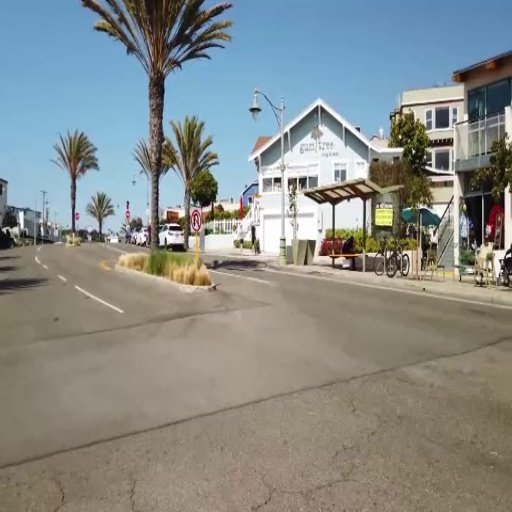
#> input picture 实验/实验一/code/1.jpg, 512 x 512 px
$ python code1.py
#> lines starting #> are read from the running program, lines starting #| are printed output that depends on the picture; after the words box and inside, x2 and y2 are one past the last pixel; in counts of white or black regions, pixels touching at a corner belong together
import random
import numpy as np
import cv2
import matplotlib.pyplot as plt

class Stitcher:
    # 拼接函数
    def stitch(self, images, ratio=0.95, reprojThresh=4.0, showMatches=False):
        # 获取输入图片
        (imageA, imageB) = images
        top, bottom, left, right = 400, 400, 400, 400
        imageA = cv2.copyMakeBorder(imageA, top, bottom, left, right, cv2.BORDER_CONSTANT, value=(0, 0, 0))
        imageB = cv2.copyMakeBorder(imageB, top, bottom, left, right, cv2.BORDER_CONSTANT, value=(0, 0, 0))
        # 检测A、B图片的SIFT关键特征点，并计算特征描述子
        (kpsA, featuresA) = self.detectAndDescribe(imageA)
        (kpsB, featuresB) = self.detectAndDescribe(imageB)


        # 匹配两张图片的所有特征点，返回匹配结果
        M = self.matchKeypoints(kpsA, kpsB, featuresA, featuresB, ratio, reprojThresh)

        # 如果返回结果为空，没有匹配成功的特征点，退出算法
        if M is None:
            return None

        # 否则，提取匹配结果
        # H是3x3视角变换矩阵
        (matches, H, status) = M
        result = cv2.warpPerspective(imageA, H, (imageB.shape[1], imageB.shape[0]))

        # self.cv_show('result', result)
        for i in range(imageA.shape[0]):
            for j in range(imageA.shape[1]):
                if imageA[i, j][0] >= result[i, j][0]:
                    result[i, j] = imageB[i, j]
        # self.cv_show('result', result)
        # 检测是否需要显示图片匹配
        if showMatches:
            (imageA, imageB) = images
            (kpsA, featuresA) = self.detectAndDescribe(imageA)
            (kpsB, featuresB) = self.detectAndDescribe(imageB)
            M = self.matchKeypoints(kpsA, kpsB, featuresA, featuresB, ratio, reprojThresh)
            (matches, H, status) = M
            vis, ptA, ptB = self.drawMatches(imageA, imageB, kpsA, kpsB, matches, status)
            # 返回结果
            return (result, vis, ptA, ptB)

        # 返回匹配结果
        return result

    def cv_show(self, name, img):
        cv2.imshow(name, img)
        cv2.waitKey(0)
        cv2.destroyAllWindows()

    def detectAndDescribe(self, image):
        # 将彩色图片转换成灰度图
        gray = cv2.cvtColor(image, cv2.COLOR_BGR2GRAY)

        # 建立SIFT生成器
        descriptor = cv2.SIFT_create()
        # 检测SIFT特征点，并计算描述子
        (kps, features) = descriptor.detectAndCompute(image, None)

        # 将结果转换成NumPy数组
        kps = np.float32([kp.pt for kp in kps])

        # 返回特征点集，及对应的描述特征
        return kps, features

    def matchKeypoints(self, kpsA, kpsB, featuresA, featuresB, ratio, reprojThresh):
        matcher = cv2.BFMatcher()
        # 检测来自A、B图的SIFT特征匹配对，K=2
        rawMatches = matcher.knnMatch(featuresA, featuresB, 2)

        best_matches = []
        max_matches_num = 0
        ex_dist = 100
        derta_dist = 10
        for i in range(10):
            matches = []
            dist_list = []
            for m in rawMatches:
                if len(m) == 2 and m[0].distance < m[1].distance * ratio:
                    if ex_dist - derta_dist <= m[0].distance <= ex_dist + derta_dist:
                        matches.append((m[0].trainIdx, m[0].queryIdx))
                        dist_list.append(m[0].distance)
            ex_dist = dist_list[random.randint(0, len(dist_list) - 1)]
            if max_matches_num <= len(matches):
                max_matches_num = len(matches)
                best_matches = matches

        # 当筛选后的匹配对大于4时，计算视角变换矩阵
        if len(best_matches) > 4:
            # 获取匹配对的点坐标
            ptsA = np.float32([kpsA[i] for (_, i) in best_matches])
            ptsB = np.float32([kpsB[i] for (i, _) in best_matches])

            print(ptsA.shape)

            # 计算变换矩阵
            (H, status) = cv2.findHomography(ptsA, ptsB, cv2.RANSAC, reprojThresh)
            return matches, H, status
        # 匹配对小于4时，返回None
        return None

    def drawMatches(self, imageA, imageB, kpsA, kpsB, matches, status):
        # 初始化可视化图片，将A、B图左右连接到一起
        (hA, wA) = imageA.shape[:2]
        (hB, wB) = imageB.shape[:2]
        vis = np.zeros((max(hA, hB), wA + wB, 3), dtype="uint8")
        vis[0:hA, 0:wA] = imageA
        vis[0:hB, wA:] = imageB

        ptAs = []
        ptBs = []
        # 联合遍历，画出匹配对
        for ((trainIdx, queryIdx), s) in zip(matches, status):
            # 当点对匹配成功时，画到可视化图上
            if s == 1:
                # 画出匹配对
                ptA = (int(kpsA[queryIdx][0]), int(kpsA[queryIdx][1]))
                ptB = (int(kpsB[trainIdx][0]) + wA, int(kpsB[trainIdx][1]))
                cv2.line(vis, ptA, ptB, (0, 255, 0), 1)
                ptAs.append(ptA)
                ptBs.append(ptB)

        # 返回可视化结果
        return vis, ptAs, ptBs


# 读取拼接图片
imageA = cv2.imread("1.jpg")
#> imageA is the input picture: shape (512, 512, 3); mean B, G, R 137.1, 139.7, 135.1
imageB = cv2.imread("2.jpg")
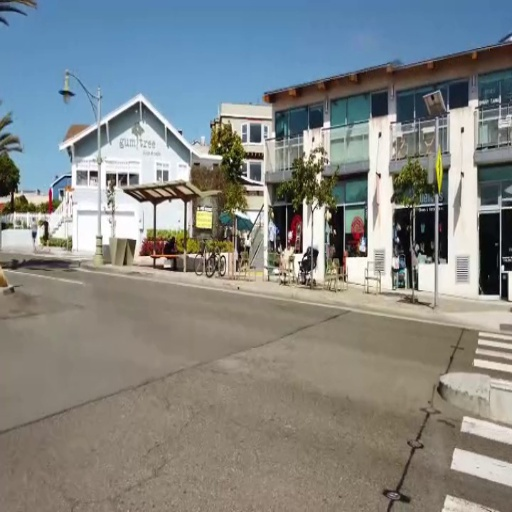
#> input picture 实验/实验一/code/2.jpg, 512 x 512 px
#> imageB is the input picture: shape (512, 512, 3); mean B, G, R 133, 134.9, 131.6
imageC = cv2.imread("3.jpg")
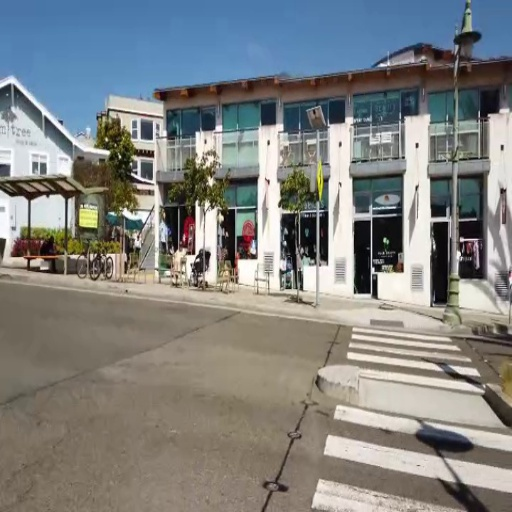
#> input picture 实验/实验一/code/3.jpg, 512 x 512 px
#> imageC is the input picture: shape (512, 512, 3); mean B, G, R 128.9, 130.5, 128.5

# 把图片拼接成全景图
stitcher = Stitcher()
(result_ab, vis_ab, pointab, pointba) = stitcher.stitch([imageA, imageB], showMatches=True)
#> in detectAndDescribe, `(kps, features) = descriptor.detectAndCompute(image, None)`: kps = 1676 keypoints; strongest (x, y, size): (909, 655, 2.5), (908, 510, 5.5), (813, 551, 2), (648, 645, 347.6)
#> in detectAndDescribe, `kps = np.float32([kp.pt for kp in kps])`: kps = 1676 pairs, first value 392.5 to 986.9, second value 352.4 to 910.1
#> in stitch, `(kpsA, featuresA) = self.detectAndDescribe(imageA)`: kpsA has the same summary as kps in detectAndDescribe
#> in detectAndDescribe (call 2), `(kps, features) = descriptor.detectAndCompute(image, None)`: kps = 1748 keypoints; strongest (x, y, size): (706, 658, 1.9), (910, 673, 3.3), (631, 560, 1.8), (494, 574, 4.9)
#> in stitch, `(kpsB, featuresB) = self.detectAndDescribe(imageB)`: kpsB = 1748 pairs, first value 380.6 to 928.6, second value 401.9 to 916.9
#> in matchKeypoints, `rawMatches = matcher.knnMatch(featuresA, featuresB, 2)`: rawMatches = 1676 matches
#> in matchKeypoints, `ptsA = np.float32([kpsA[i] for (_, i) in best_matches])`: ptsA = 69 pairs, first value 413.4 to 890.3, second value 502.2 to 846.9
#> in matchKeypoints, `ptsB = np.float32([kpsB[i] for (i, _) in best_matches])`: ptsB = 69 pairs, first value 419.5 to 908.9, second value 498.1 to 866.1
#| (69, 2)
#> in matchKeypoints, `(H, status) = cv2.findHomography(ptsA, ptsB, cv2.RANSAC, reprojThresh)`: H = [[9.47, 0.174, -3809.6], [4.23, 6.13, -3272.5], [0.00628, 0.000393, 1]]; status = 69 values, max 1 at index 13, min 0 at index 0, mean 0.768
#> in stitch, `(matches, H, status) = M`: matches = 69 pairs, first value 82 to 1715, second value 33 to 1603
#> after the loop in stitch, `for i in range(imageA.shape[0]):`: result: shape (1312, 1312, 3); mean B, G, R 42.8, 43, 41.1
#> in detectAndDescribe (call 3), `(kps, features) = descriptor.detectAndCompute(image, None)`: kps = 1613 keypoints; strongest (x, y, size): (509, 255, 2.3), (413, 151, 2), (400, 137, 1.9), (253, 229, 3.5)
#> in stitch, `(kpsA, featuresA) = self.detectAndDescribe(imageA)`: kpsA = 1613 pairs, first value 2.48 to 508.9, second value 2.61 to 508.1
#> in detectAndDescribe (call 4), `(kps, features) = descriptor.detectAndCompute(image, None)`: kps = 1667 keypoints; strongest (x, y, size): (306, 258, 1.9), (231, 160, 1.8), (94, 174, 4.9), (502, 268, 3.5)
#> in stitch, `(kpsB, featuresB) = self.detectAndDescribe(imageB)`: kpsB = 1667 pairs, first value 2.45 to 509.1, second value 3.65 to 508.6
#> in matchKeypoints (call 2), `rawMatches = matcher.knnMatch(featuresA, featuresB, 2)`: rawMatches = 1613 matches
#| (75, 2)
#> in stitch, `(matches, H, status) = M`: matches = 73 pairs, first value 26 to 1656, second value 97 to 1597; H = [[1.9, -0.0151, -384.6], [0.474, 1.6, -161.5], [0.00175, 8.95e-06, 1]]; status = 75 values, max 1 at index 11, min 0 at index 0, mean 0.813
#> the loop in drawMatches, `for ((trainIdx, queryIdx), s) in zip(matches, status):` made 73 passes
#> (trainIdx, queryIdx, s, ptA, ptB) on passes 12, 13, 14, 15, 16, 18, 19, 20, 21, 22, 23, 24: (125, 359, [1], (156, 198), (571, 412)), (125, 381, [1], (160, 426), (571, 412)), (26, 624, [1], (212, 284), (521, 285)), (38, 646, [1], (215, 265), (526, 264)), (51, 649, [1], (216, 177), (529, 163)), (57, 664, [1], (219, 268), (531, 268)), (88, 688, [1], (230, 408), (549, 420)), (88, 711, [1], (247, 403), (549, 420)), (165, 755, [1], (261, 154), (587, 144)), (177, 770, [1], (267, 220), (594, 217)), (185, 780, [1], (271, 171), (598, 163)), (191, 782, [1], (275, 264), (602, 264))
#> (ptA, ptB) on passes 61 to 66: ((433, 161), (760, 171)), ((433, 238), (759, 242)), ((440, 293), (762, 291)), ((445, 205), (768, 213)), ((456, 201), (777, 209)), ((456, 262), (777, 263))
#> after the loop in drawMatches, `for ((trainIdx, queryIdx), s) in zip(matches, status):`:
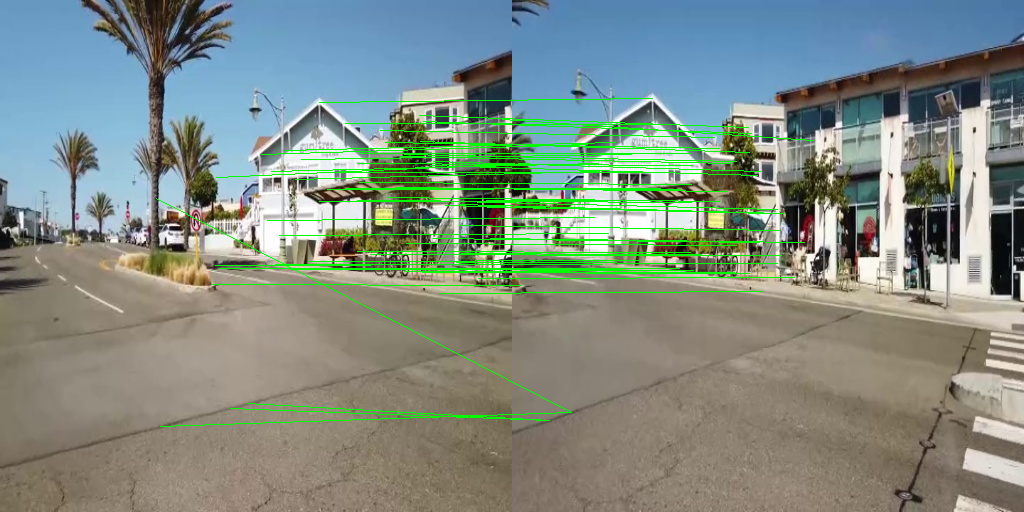
#> vis: shape (512, 1024, 3); mean B, G, R 130.7, 141, 128.6
#> after the loop in drawMatches, `for ((trainIdx, queryIdx), s) in zip(matches, status):`: ptAs = 59 pairs, first value 156 to 502, second value 102 to 426; ptBs = 59 pairs, first value 521 to 813, second value 98 to 420
#> in stitch, `vis, ptA, ptB = self.drawMatches(imageA, imageB, kpsA, kpsB, matches, ..`: ptA has the same summary as ptAs in drawMatches; ptB has the same summary as ptBs in drawMatches
#> pointab has the same summary as ptAs in drawMatches; pointba has the same summary as ptBs in drawMatches
(result_bc, vis_bc, pointcb, pointbc) = stitcher.stitch([imageC, imageB], showMatches=True)
#> in detectAndDescribe (call 5), `(kps, features) = descriptor.detectAndCompute(image, None)`: kps = 2027 keypoints; strongest (x, y, size): (817, 545, 2.7), (402, 484, 4), (862, 640, 3), (772, 670, 3.1)
#> in detectAndDescribe (call 6), `(kps, features) = descriptor.detectAndCompute(image, None)`: kps = 1748 keypoints; strongest (x, y, size): (706, 658, 1.9), (910, 673, 3.3), (631, 560, 1.8), (494, 574, 4.9)
#> in matchKeypoints (call 3), `rawMatches = matcher.knnMatch(featuresA, featuresB, 2)`: rawMatches = 2027 matches
#| (108, 2)
#> after the loop in stitch (call 2), `for i in range(imageA.shape[0]):`: result: shape (1312, 1312, 3); mean B, G, R 29.8, 30, 29.4
#> in detectAndDescribe (call 7), `(kps, features) = descriptor.detectAndCompute(image, None)`: kps = 1973 keypoints; strongest (x, y, size): (417, 145, 2.7), (462, 240, 3), (372, 270, 3.1), (198, 260, 2)
#> in detectAndDescribe (call 8), `(kps, features) = descriptor.detectAndCompute(image, None)`: kps = 1667 keypoints; strongest (x, y, size): (306, 258, 1.9), (231, 160, 1.8), (94, 174, 4.9), (502, 268, 3.5)
#> in matchKeypoints (call 4), `rawMatches = matcher.knnMatch(featuresA, featuresB, 2)`: rawMatches = 1973 matches
#| (100, 2)
#> the loop in drawMatches (call 2), `for ((trainIdx, queryIdx), s) in zip(matches, status):` made 97 passes
#> (trainIdx, queryIdx, ptA, ptB) on passes 1 to 12: (354, 47, (21, 260), (660, 259)), (355, 48, (21, 200), (660, 204)), (372, 70, (28, 267), (666, 265)), (379, 76, (31, 253), (668, 252)), (391, 86, (33, 180), (670, 186)), (409, 121, (43, 230), (677, 231)), (426, 139, (49, 129), (682, 138)), (423, 140, (49, 109), (681, 121)), (447, 171, (61, 272), (693, 270)), (454, 175, (63, 257), (695, 256)), (455, 176, (63, 257), (695, 256)), (456, 178, (64, 143), (695, 151))
#> (ptA, ptB) on passes 61, 62, 64, 65, 66, 67: ((279, 126), (904, 116)), ((281, 230), (906, 226)), ((285, 298), (910, 298)), ((285, 147), (910, 138)), ((289, 127), (915, 117)), ((289, 138), (915, 128))
#> after the loop in drawMatches (call 2), `for ((trainIdx, queryIdx), s) in zip(matches, status):`:
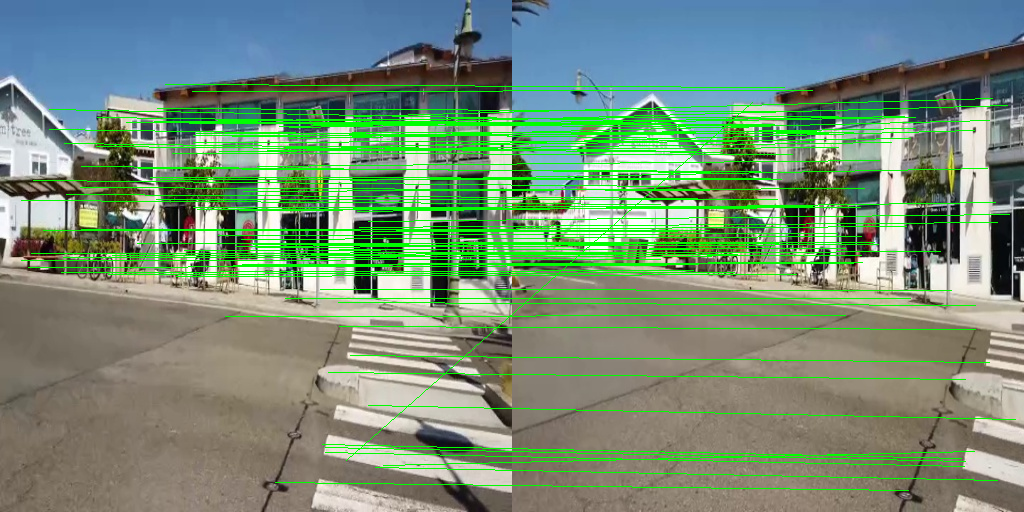
#> vis: shape (512, 1024, 3); mean B, G, R 119, 143.3, 117.5
#> after the loop in drawMatches (call 2), `for ((trainIdx, queryIdx), s) in zip(matches, status):`: ptAs = 87 pairs, first value 21 to 416, second value 84 to 482; ptBs = 87 pairs, first value 660 to 1015, second value 87 to 490
#> pointcb has the same summary as ptAs in drawMatches; pointbc has the same summary as ptBs in drawMatches
for point in pointab:
    x, y = int(point[0]), int(point[1])
    cv2.circle(vis_ab, (x, y), 5, (255, 0, 0), -1)
#> this loop made 59 passes
#> (x, y) on passes 1 to 12: (156, 198), (160, 426), (212, 284), (215, 265), (216, 177), (219, 268), (230, 408), (247, 403), (261, 154), (267, 220), (271, 171), (275, 264)
#> vis_ab: shape (512, 1024, 3); 0.88% of pixels changed, all inside (x1, y1, x2, y2) = (151, 97, 508, 432)
for point in pointba:
    x, y = int(point[0]), int(point[1])
    cv2.circle(vis_ab, (x, y), 5, (0, 0, 255), -1)
#> this loop made 59 passes
#> (x, y) on passes 1 to 12: (571, 412), (571, 412), (521, 285), (526, 264), (529, 163), (531, 268), (549, 420), (549, 420), (587, 144), (594, 217), (598, 163), (602, 264)
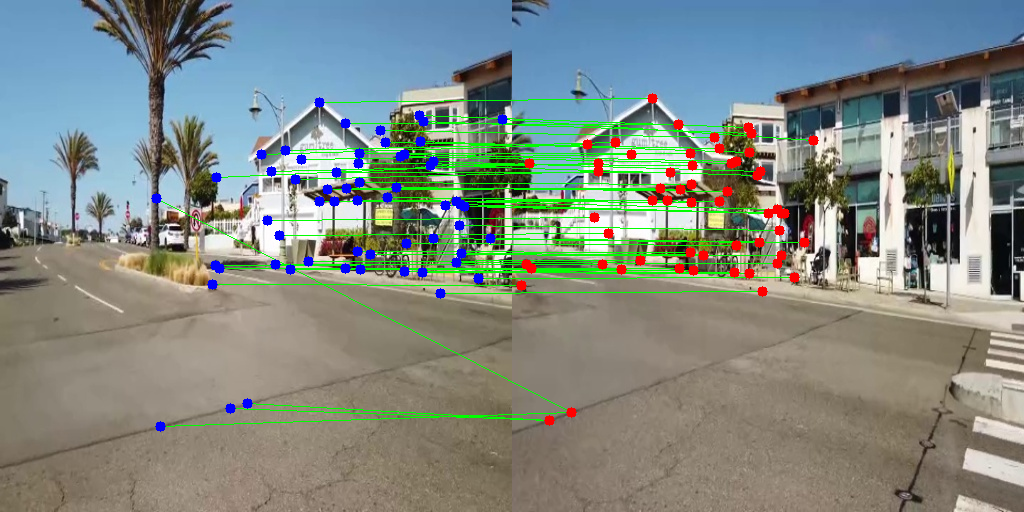
#> vis_ab: shape (512, 1024, 3); mean B, G, R 131, 138.1, 128.6
for point in pointbc:
    x, y = int(point[0]), int(point[1])
    cv2.circle(vis_bc, (x, y), 5, (255, 0, 0), -1)
#> this loop made 87 passes
#> (x, y) on passes 1 to 12: (660, 259), (660, 204), (666, 265), (668, 252), (670, 186), (677, 231), (682, 138), (681, 121), (693, 270), (695, 256), (695, 256), (695, 151)
#> point on passes 52 to 57: (861, 255), (861, 236), (862, 262), (864, 188), (874, 242), (878, 244)
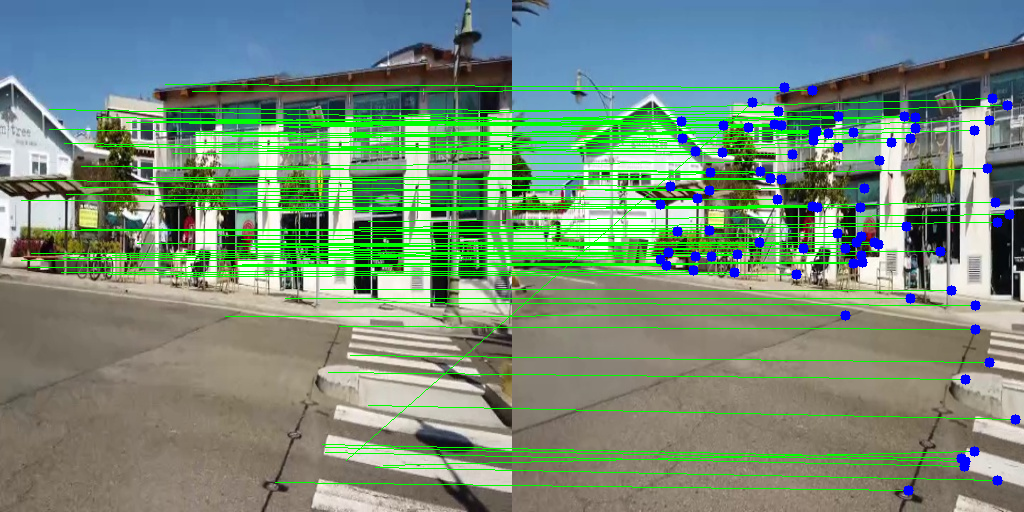
#> vis_bc: shape (512, 1024, 3); 1.27% of pixels changed, all inside (x1, y1, x2, y2) = (655, 82, 1021, 496)
for point in pointcb:
    x, y = int(point[0]), int(point[1])
    cv2.circle(vis_bc, (x, y), 5, (0, 0, 255), -1)
#> this loop made 87 passes
#> point on passes 1 to 12: (21, 260), (21, 200), (28, 267), (31, 253), (33, 180), (43, 230), (49, 129), (49, 109), (61, 272), (63, 257), (63, 257), (64, 143)
#> vis_bc: shape (512, 1024, 3); 1.26% of pixels changed, all inside (x1, y1, x2, y2) = (16, 79, 422, 488)
result = result_ab
for i in range(result.shape[0]):
    for j in range(result.shape[1]):
        if result_bc[i, j][0] >= result[i, j][0]:
            result[i, j] = result_bc[i, j]
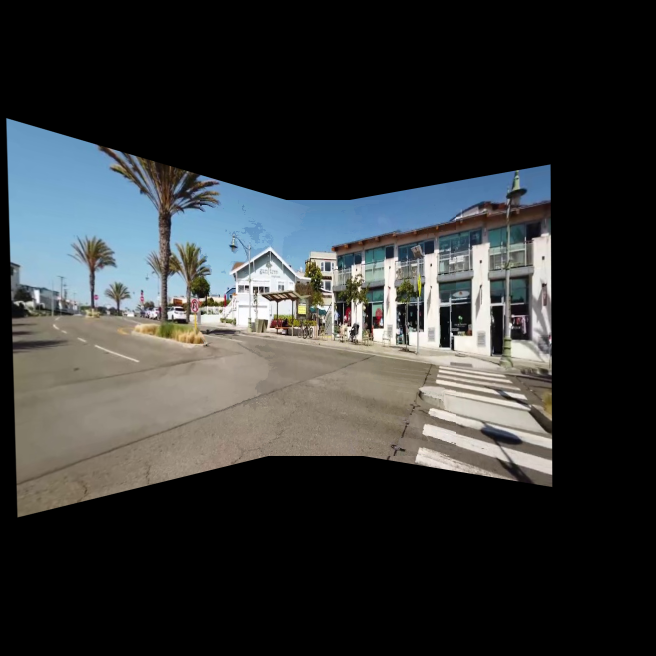
#> result: shape (1312, 1312, 3) (shown at 1/2 size); mean B, G, R 52.7, 52.7, 50.7

# [20 lines of commented-out code are left out]
plt.imshow(result)
plt.title("result", fontsize=12)

plt.show()
